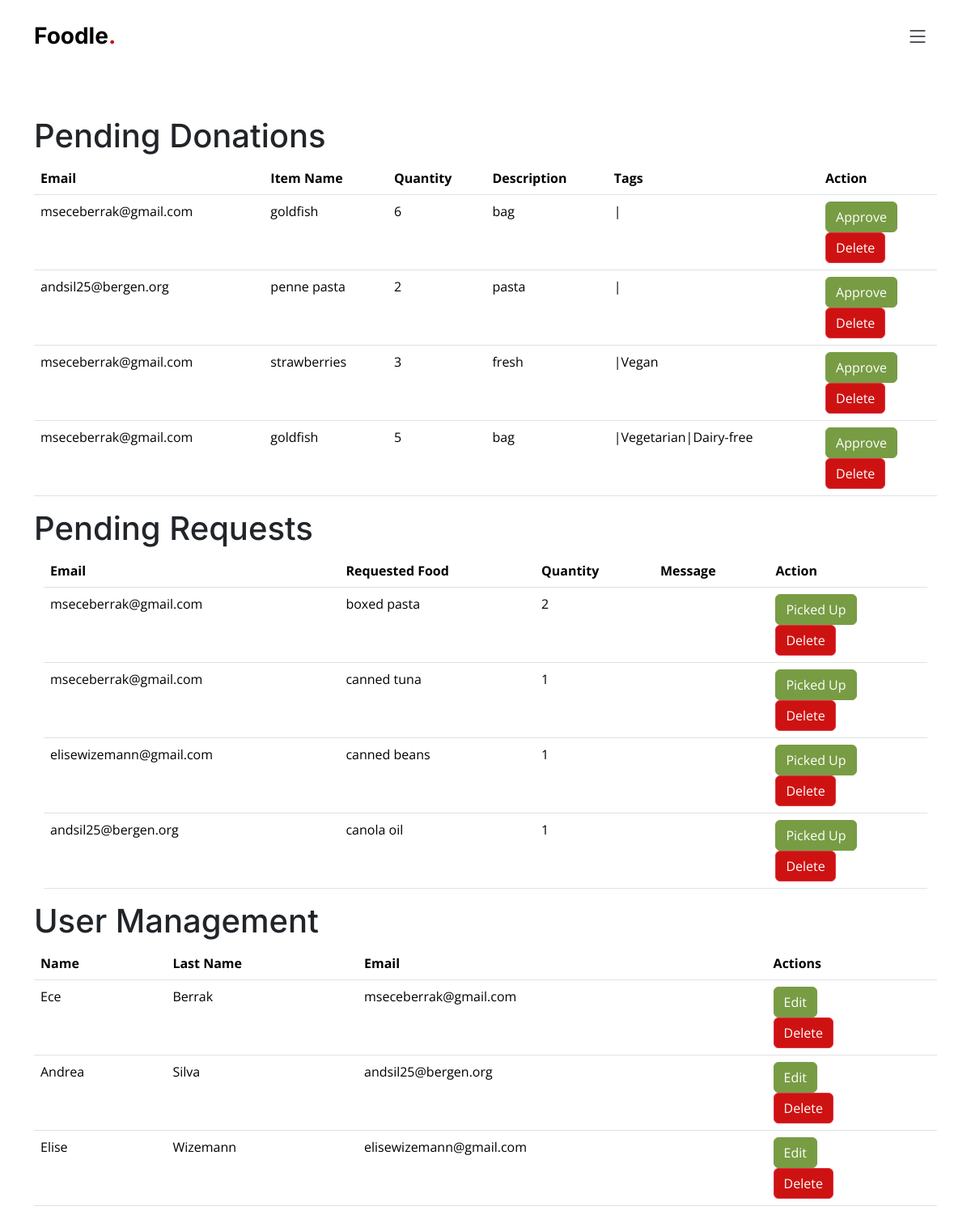
Page /admin (signed in) on the earlier database version.
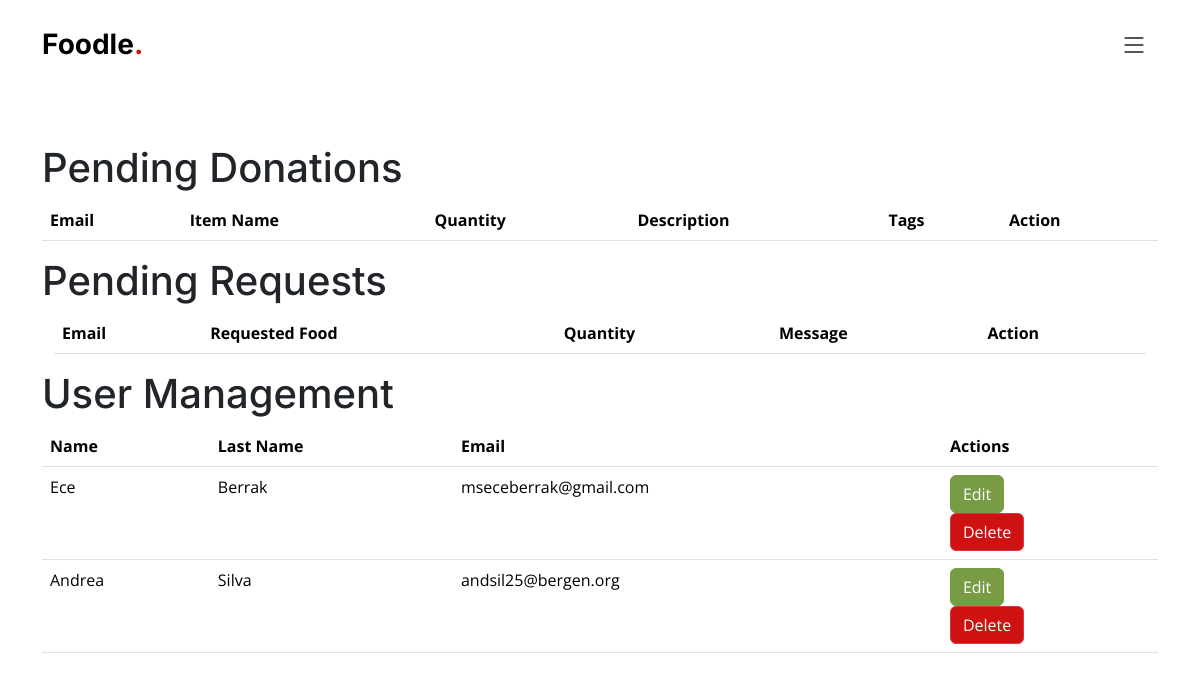
Same page on the later database version.
### app.py (models this page shows, shortened)
class Donation(db.Model):
    id = db.Column(db.Integer, primary_key=True)
    user_id = db.Column(db.Integer, db.ForeignKey('user.id'))
    email = db.Column(db.String(100))
    item_name = db.Column(db.String(100), nullable=False)
    quantity = db.Column(db.Integer, nullable=False)
    description = db.Column(db.String(255))
    status = db.Column(db.String(20), default='pending')
    tags = db.Column(db.String(255))
    bank = db.Column(db.String(255))
    user = db.relationship('User', back_populates='donations')

class User(db.Model, UserMixin):
    id = db.Column(db.Integer, primary_key=True)
    name = db.Column(db.String(255))
    last_name = db.Column(db.String(255))
    email = db.Column(db.String(255), unique=True, nullable=False)
    password_hash = db.Column(db.String(255), nullable=False)
    email_verification_token = db.Column(db.String(255))
    is_verified = db.Column(db.Boolean, default=False)
    userdonations = db.relationship('Donation', backref='donor', lazy=True)
    profile_picture = db.Column(db.LargeBinary)
    reset_token = db.Column(db.String(255))
    mfa_enabled = db.Column(db.Boolean, default=False)
    mfa_token = db.Column(db.String(255))
    donations = db.relationship('Donation', back_populates='user')

class Request(db.Model):
    id = db.Column(db.Integer, primary_key=True)
    email = db.Column(db.String(100), nullable=False)
    item_name = db.Column(db.String(100), nullable=False)
    description = db.Column(db.String(255))
    quantity = db.Column(db.Integer, nullable=False)
    bank = db.Column(db.String(255))
    status = db.Column(db.String(20), default='pending')

### app.py (the view)
@app.route('/admin')
@login_required
def admin_dashboard():
    if current_user.email != 'mseceberrak@gmail.com':
        flash('You are not authorized to access this page.', 'danger')
        return redirect(url_for('index'))
    pending_donations = Donation.query.filter_by(status='pending').all()
    pending_requests = Request.query.filter_by(status='pending').all()
    users = User.query.all()
    return render_template('admin_dashboard.html', pending_donations=pending_donations, pending_requests=pending_requests, users=users)

### app.py (called while the page is built)
@login_manager.user_loader
def load_user(user_id):
    return User.query.get(int(user_id))

### templates/admin_dashboard.html (shortened to what this page needs)
{%extends "base.html"%}
{%block content%}
<br><br><br><br><br><br>
<div class="container">
<h1>Pending Donations</h1>
<table class="table">
    <thead>
        <tr>
            <th>Email</th>
            <th>Item Name</th>
            <th>Quantity</th>
            <th>Description</th>
            <th>Tags</th>
            <th>Action</th>
        </tr>
    </thead>
    <tbody class="table-body">
        {% for donation in pending_donations %}
        <tr class="table-row">
            <td>{{ donation.user.email }}</td>
            <td>{{ donation.item_name }}</td>
            <td>{{ donation.quantity }}</td>
            <td>{{ donation.description }}</td>
            <td>{{ donation.tags }}</td>
            <td>
                <form method="post" action="{{ url_for('admin_approve_donation', donation_id=donation.id) }}">
                    <button type="submit" class="btn btn-success">Approve</button>
                </form>
                <form method="post" action="{{ url_for('admin_delete_donation', donation_id=donation.id) }}" onsubmit="return confirm('Are you sure you want to delete this donation?');">
                    <button type="submit" class="btn btn-danger">Delete</button>
                </form>
            </td>
        </tr>
        {% endfor %}
    </tbody>
</table>
<h1>Pending Requests</h1>
<div class="container">
    <table class="table">
        <thead>
            <tr>
                <th>Email</th>
                <th>Requested Food</th>
                <th>Quantity</th>
                <th>Message</th>
                <th>Action</th>
            </tr>
        </thead>
        <tbody >
            {% for request in pending_requests %}
            <tr class="table-row">
                <td>{{ request.email }}</td>
                <td>{{ request.item_name }}</td>
                <td>{{ request.quantity }}</td>
                <td>{{ request.message }}</td>
                <td>
                    <form method="post" action="{{ url_for('mark_request_as_picked_up', request_id=request.id) }}">
                        <button type="submit" class="btn btn-success">Picked Up</button>
                    </form>
                    <form method="post" action="{{ url_for('admin_delete_request', request_id=request.id) }}" onsubmit="return confirm('Are you sure you want to delete this request?');">
                        <button type="submit" class="btn btn-danger">Delete</button>
                    </form>
                </td>
            </tr>
            {% endfor %}
        </tbody>
    </table>
</div>
<h1>User Management</h1>
<table class="table">
    <thead>
        <tr class="table-row">
            <th>Name</th>
            <th>Last Name</th>
            <th>Email</th>
            <th>Actions</th>
        </tr>
    </thead>
    <tbody class="table-body">
        {% for user in users %}
        <tr>
            <td>{{ user.name }}</td>
            <td>{{ user.last_name }}</td>
            <td>{{ user.email }}</td>
            <td>
                <a class="btn btn-success" href="{{ url_for('admin_edit_user', user_id=user.id) }}">Edit</a>
                <form method="post" action="{{ url_for('admin_delete_user', user_id=user.id) }}" onsubmit="return confirm('Are you sure you want to delete this user?');">
                    <button type="submit" class="btn btn-danger">Delete</button>
                </form>
            </td>
        </tr>
        {% endfor %}
    </tbody>
</table>
</div>
{%endblock%}

### templates/base.html (shortened to what this page needs)
<!doctype html>
<html lang="en">
  <head>
    <link href="static/assets/vendor/bootstrap/css/bootstrap.min.css" rel="stylesheet">
    <link href="static/assets/vendor/bootstrap-icons/bootstrap-icons.css" rel="stylesheet">
    <link href="static/assets/vendor/aos/aos.css" rel="stylesheet">
    <link href="static/assets/vendor/glightbox/css/glightbox.min.css" rel="stylesheet">
    <link href="static/assets/vendor/swiper/swiper-bundle.min.css" rel="stylesheet">
    <link href="static/assets/css/main.css" rel="stylesheet">
  </head>
  <body>
    <header id="header" class="header fixed-top d-flex align-items-center z-index-n2	">
      <div class="container d-flex align-items-center justify-content-between z-index-n2	">
        <a href="/" class="logo d-flex align-items-center me-auto me-lg-0">
          <h1>Foodle<span>.</span></h1>
        </a>
        {% block navbar %}
        <i class="mobile-nav-toggle mobile-nav-show bi bi-list"></i>
      </div>
      {% endblock %}
    </header>
    {%block content%}
    {%endblock%}
  </body>
</html>

### static/assets/css/main.css (style rules this page uses)
.btn-danger { background-color: #ce1212; color:white }
.btn-success { background-color: #789c44; border-color: #789c44; color:white }
:root { --font-default: "Open Sans", system-ui, -apple-system, "Segoe UI", Roboto, "Helvetica Neue", Arial, "Noto Sans", "Liberation Sans", sans-serif, "Apple Color Emoji", "Segoe UI Emoji", "Segoe UI Symbol", "Noto Color Emoji"; --font-primary: "Amatic SC", sans-serif; --font-secondary: "Inter", sans-serif; }
:root { --color-default: #212529; --color-primary: #ce1212; --color-secondary: #37373f; }
:root { scroll-behavior: smooth; }
body { font-family: var(--font-default); color: var(--color-default); }
a { color: var(--color-primary); text-decoration: none; }
h1, h2, h3, h4, h5, h6 { font-family: var(--font-secondary); }
.header { background: #fff; transition: all 0.5s; z-index: 997; height: 90px; border-bottom: 1px solid #fff; }
.header .logo h1 { font-size: 28px; font-weight: 700; color: #000; margin: 0; font-family: var(--font-secondary); }
.header .logo h1 span { color: var(--color-primary); }
@media (max-width: 1279px) { .mobile-nav-show { color: var(--color-secondary); font-size: 28px; cursor: pointer; line-height: 0; transition: 0.5s; z-index: 9999; margin: 0 10px 0 20px; } }

### templates/base.html (style rules this page uses)
.header { z-index: 1000; }

Differences in the rows shown:
removed Donation: user.email "mseceberrak@gmail.com", item_name "goldfish", quantity "6", description "bag", tags "|"
removed Donation: user.email "andsil25@bergen.org", item_name "penne pasta", quantity "2", description "pasta", tags "|"
removed Donation: user.email "mseceberrak@gmail.com", item_name "strawberries", quantity "3", description "fresh", tags "|Vegan"
removed Donation: user.email "mseceberrak@gmail.com", item_name "goldfish", quantity "5", description "bag", tags "|Vegetarian|Dairy-free"
removed Request: email "mseceberrak@gmail.com", item_name "boxed pasta", quantity "2"
removed Request: email "mseceberrak@gmail.com", item_name "canned tuna", quantity "1"
removed Request: email "elisewizemann@gmail.com", item_name "canned beans", quantity "1"
removed Request: email "andsil25@bergen.org", item_name "canola oil", quantity "1"
removed User: name "Elise", last_name "Wizemann", email "elisewizemann@gmail.com"
